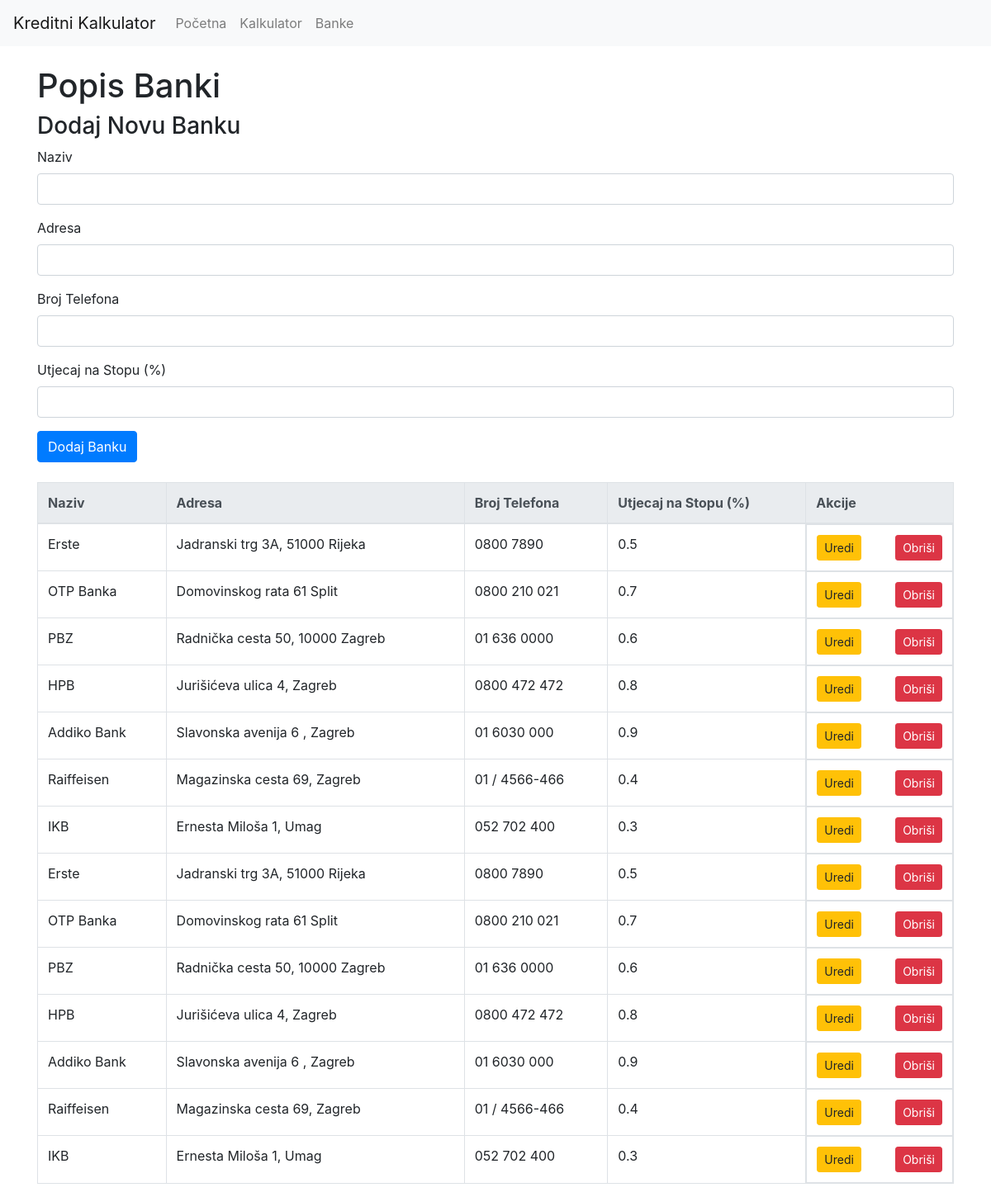
Page /banke on the committed database.
### app/database/banka.py (models this page shows, shortened)
class Banka(db.Model):
    __tablename__ = 'banka'
    id = db.Column(db.Integer, primary_key=True)
    naziv = db.Column(db.String(80), nullable=False)
    adresa = db.Column(db.String(200), nullable=False)
    broj_telefona = db.Column(db.String(20), nullable=True)
    utjecaj_na_stopu = db.Column(db.Float, nullable=False)

### app/routes/banka.py (the view)
@banke_bp.route('/banke', methods=['GET'])
def _banke():
    try:
        bank_list = Banka.query.all()
        return render_template('banke.html', banke=bank_list)
    except Exception as ex:
        print("Exception occurred in _banke", ex)
        return f"An error occurred when getting banks: {ex}", 500

### app/templates/banke.html (shortened to what this page needs)
<!DOCTYPE html>
<html lang="en">
<head>
    <link href="https://stackpath.bootstrapcdn.com/bootstrap/4.5.2/css/bootstrap.min.css" rel="stylesheet">
</head>
<body>
    <nav class="navbar navbar-expand-lg navbar-light bg-light">
        <a class="navbar-brand" href="/">Kreditni Kalkulator</a>
        <div class="collapse navbar-collapse" id="navbarNav">
            <ul class="navbar-nav">
                <li class="nav-item">
                    <a class="nav-link" href="/">Početna</a>
                </li>
                <li class="nav-item">
                    <a class="nav-link" href="/kalkulator">Kalkulator</a>
                </li>
                <li class="nav-item">
                    <a class="nav-link" href="/banke">Banke</a>
                </li>
            </ul>
        </div>
    </nav>
    <div class="container mt-4">
        <h1>Popis Banki</h1>
        <form id="create-form" class="mb-4">
            <h3>Dodaj Novu Banku</h3>
            <div class="form-group">
                <label for="naziv">Naziv</label>
                <input type="text" class="form-control" id="naziv" name="naziv" required>
            </div>
            <div class="form-group">
                <label for="adresa">Adresa</label>
                <input type="text" class="form-control" id="adresa" name="adresa" required>
            </div>
            <div class="form-group">
                <label for="broj_telefona">Broj Telefona</label>
                <input type="text" class="form-control" id="broj_telefona" name="broj_telefona">
            </div>
            <div class="form-group">
                <label for="utjecaj_na_stopu">Utjecaj na Stopu (%)</label>
                <input type="number" class="form-control" id="utjecaj_na_stopu" name="utjecaj_na_stopu" step="0.01" required>
            </div>
            <button type="submit" class="btn btn-primary">Dodaj Banku</button>
        </form>
        <table class="table table-bordered">
            <thead class="thead-light">
                <tr>
                    <th>Naziv</th>
                    <th>Adresa</th>
                    <th>Broj Telefona</th>
                    <th>Utjecaj na Stopu (%)</th>
                    <th>Akcije</th>
                </tr>
            </thead>
            <tbody>
                {% for banka in banke %}
                <tr>
                    <td>{{ banka.naziv }}</td>
                    <td>{{ banka.adresa }}</td>
                    <td>{{ banka.broj_telefona }}</td>
                    <td>{{ banka.utjecaj_na_stopu }}</td>
                    <td class="crud-buttons">
                        <button class="btn btn-warning btn-sm" onclick="showUpdateForm('{{ banka.id }}', '{{ banka.naziv }}', '{{ banka.adresa }}', '{{ banka.broj_telefona }}', {{ banka.utjecaj_na_stopu }});">Uredi</button>
                        <button class="btn btn-danger btn-sm" onclick="deleteBanka('{{ banka.id }}');">Obriši</button>
                    </td>
                </tr>
                {% endfor %}
            </tbody>
        </table>
    </div>
</body>
</html>

### app/templates/banke.html (style rules this page uses)
.crud-buttons { display: flex; justify-content: space-between; }

### rows in the picture
Banka: naziv "Erste", adresa "Jadranski trg 3A, 51000 Rijeka", broj_telefona "0800 7890", utjecaj_na_stopu "0.5"
Banka: naziv "OTP Banka", adresa "Domovinskog rata 61 Split", broj_telefona "0800 210 021", utjecaj_na_stopu "0.7"
Banka: naziv "PBZ", adresa "Radnička cesta 50, 10000 Zagreb", broj_telefona "01 636 0000", utjecaj_na_stopu "0.6"
Banka: naziv "HPB", adresa "Jurišićeva ulica 4, Zagreb", broj_telefona "0800 472 472", utjecaj_na_stopu "0.8"
Banka: naziv "Addiko Bank", adresa "Slavonska avenija 6 , Zagreb", broj_telefona "01 6030 000", utjecaj_na_stopu "0.9"
Banka: naziv "Raiffeisen", adresa "Magazinska cesta 69, Zagreb", broj_telefona "01 / 4566-466", utjecaj_na_stopu "0.4"
Banka: naziv "IKB", adresa "Ernesta Miloša 1, Umag", broj_telefona "052 702 400", utjecaj_na_stopu "0.3"
Banka: naziv "Erste", adresa "Jadranski trg 3A, 51000 Rijeka", broj_telefona "0800 7890", utjecaj_na_stopu "0.5"
Banka: naziv "OTP Banka", adresa "Domovinskog rata 61 Split", broj_telefona "0800 210 021", utjecaj_na_stopu "0.7"
Banka: naziv "PBZ", adresa "Radnička cesta 50, 10000 Zagreb", broj_telefona "01 636 0000", utjecaj_na_stopu "0.6"
Banka: naziv "HPB", adresa "Jurišićeva ulica 4, Zagreb", broj_telefona "0800 472 472", utjecaj_na_stopu "0.8"
Banka: naziv "Addiko Bank", adresa "Slavonska avenija 6 , Zagreb", broj_telefona "01 6030 000", utjecaj_na_stopu "0.9"
Banka: naziv "Raiffeisen", adresa "Magazinska cesta 69, Zagreb", broj_telefona "01 / 4566-466", utjecaj_na_stopu "0.4"
Banka: naziv "IKB", adresa "Ernesta Miloša 1, Umag", broj_telefona "052 702 400", utjecaj_na_stopu "0.3"
